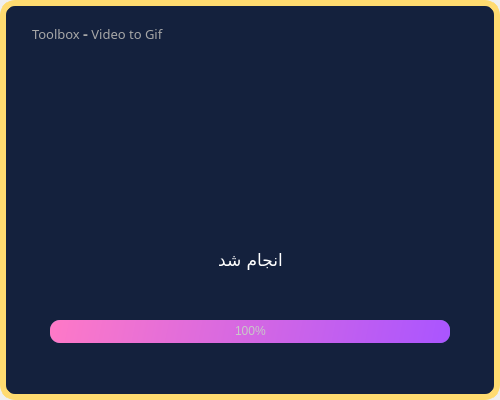
<?xml version="1.0" encoding="UTF-8"?>
<ui version="4.0">
 <class>RemoveBG</class>
 <widget class="QMainWindow" name="RemoveBG">
  <property name="geometry">
   <rect>
    <x>0</x>
    <y>0</y>
    <width>500</width>
    <height>400</height>
   </rect>
  </property>
  <property name="windowTitle">
   <string>MainWindow</string>
  </property>
  <property name="styleSheet">
   <string notr="true"/>
  </property>
  <widget class="QWidget" name="centralwidget">
   <widget class="QFrame" name="frame">
    <property name="geometry">
     <rect>
      <x>0</x>
      <y>0</y>
      <width>500</width>
      <height>400</height>
     </rect>
    </property>
    <property name="styleSheet">
     <string notr="true">QFrame{
	background-color:#14213d;
	border:6px solid #FFDB70;
border-radius:15px;
}
</string>
    </property>
    <property name="frameShape">
     <enum>QFrame::StyledPanel</enum>
    </property>
    <property name="frameShadow">
     <enum>QFrame::Raised</enum>
    </property>
    <widget class="QPushButton" name="convert_btn">
     <property name="enabled">
      <bool>true</bool>
     </property>
     <property name="geometry">
      <rect>
       <x>340</x>
       <y>180</y>
       <width>100</width>
       <height>50</height>
      </rect>
     </property>
     <property name="font">
      <font>
       <family>Gandom</family>
       <pointsize>10</pointsize>
      </font>
     </property>
     <property name="cursor">
      <cursorShape>PointingHandCursor</cursorShape>
     </property>
     <property name="styleSheet">
      <string notr="true">QPushButton{
border: 2px solid qlineargradient(spread:pad, x1:0.006, y1:0.585, x2:1, y2:0, stop:0.369318 rgba(246, 176, 66, 255), stop:1 rgba(249, 237, 78, 255));
border-radius:20px;
background-color:qlineargradient(spread:pad, x1:0.006, y1:0.585, x2:1, y2:0, stop:0.369318 rgba(246, 176, 66, 255), stop:1 rgba(249, 237, 78, 255));
color: black;   
}
QPushButton:disabled{
background-color: rgb(167, 167, 167);
border:none;
	color:#14213d;
}
</string>
     </property>
     <property name="text">
      <string>تبدیل به گیف</string>
     </property>
     <property name="checkable">
      <bool>true</bool>
     </property>
     <property name="checked">
      <bool>false</bool>
     </property>
    </widget>
    <widget class="QPushButton" name="selectfile_btn">
     <property name="enabled">
      <bool>true</bool>
     </property>
     <property name="geometry">
      <rect>
       <x>70</x>
       <y>180</y>
       <width>50</width>
       <height>50</height>
      </rect>
     </property>
     <property name="font">
      <font>
       <family>Gandom</family>
       <pointsize>13</pointsize>
      </font>
     </property>
     <property name="cursor">
      <cursorShape>PointingHandCursor</cursorShape>
     </property>
     <property name="styleSheet">
      <string notr="true">QPushButton{

border: 2px solid qlineargradient(spread:pad, x1:0.006, y1:0.585, x2:1, y2:0, stop:0.369318 rgba(246, 176, 66, 255), stop:1 rgba(249, 237, 78, 255));
border-radius:20px;
background-color:qlineargradient(spread:pad, x1:0.006, y1:0.585, x2:1, y2:0, stop:0.369318 rgba(246, 176, 66, 255), stop:1 rgba(249, 237, 78, 255));
color: black;   
}
QPushButton:disabled{
background-color: rgb(167, 167, 167);
border:none;
	color:#14213d;
}</string>
     </property>
     <property name="text">
      <string/>
     </property>
     <property name="icon">
      <iconset>
       <normaloff>../Images/chooseVideo.png</normaloff>../Images/chooseVideo.png</iconset>
     </property>
     <property name="iconSize">
      <size>
       <width>27</width>
       <height>27</height>
      </size>
     </property>
     <property name="checkable">
      <bool>true</bool>
     </property>
     <property name="checked">
      <bool>false</bool>
     </property>
    </widget>
    <widget class="QLabel" name="Title">
     <property name="geometry">
      <rect>
       <x>32</x>
       <y>18</y>
       <width>231</width>
       <height>31</height>
      </rect>
     </property>
     <property name="font">
      <font>
       <family>A Salamat</family>
       <pointsize>10</pointsize>
       <weight>50</weight>
       <bold>false</bold>
       <kerning>true</kerning>
      </font>
     </property>
     <property name="styleSheet">
      <string notr="true">
color: #a7a7a7;
border:none;</string>
     </property>
     <property name="text">
      <string>Toolbox &lt;span style=&quot; font-size:11pt; font-weight:600;&quot;&gt;-&lt;/span&gt; Video to Gif</string>
     </property>
     <property name="scaledContents">
      <bool>false</bool>
     </property>
    </widget>
    <widget class="QPushButton" name="ExitButton">
     <property name="geometry">
      <rect>
       <x>455</x>
       <y>20</y>
       <width>25</width>
       <height>25</height>
      </rect>
     </property>
     <property name="cursor">
      <cursorShape>PointingHandCursor</cursorShape>
     </property>
     <property name="styleSheet">
      <string notr="true"/>
     </property>
     <property name="text">
      <string/>
     </property>
     <property name="icon">
      <iconset>
       <normaloff>C:/Users/Fateme/Downloads/Icon awesome-power-off.png</normaloff>C:/Users/Fateme/Downloads/Icon awesome-power-off.png</iconset>
     </property>
     <property name="iconSize">
      <size>
       <width>20</width>
       <height>20</height>
      </size>
     </property>
     <property name="flat">
      <bool>true</bool>
     </property>
    </widget>
    <widget class="QLabel" name="label">
     <property name="geometry">
      <rect>
       <x>150</x>
       <y>160</y>
       <width>141</width>
       <height>35</height>
      </rect>
     </property>
     <property name="font">
      <font>
       <family>Gandom</family>
       <pointsize>10</pointsize>
      </font>
     </property>
     <property name="styleSheet">
      <string notr="true">border:none;
color: white;</string>
     </property>
     <property name="text">
      <string/>
     </property>
     <property name="alignment">
      <set>Qt::AlignCenter</set>
     </property>
     <property name="wordWrap">
      <bool>true</bool>
     </property>
    </widget>
    <widget class="QPushButton" name="pushButton">
     <property name="geometry">
      <rect>
       <x>290</x>
       <y>165</y>
       <width>20</width>
       <height>20</height>
      </rect>
     </property>
     <property name="text">
      <string/>
     </property>
     <property name="icon">
      <iconset>
       <normaloff>C:/Users/Fateme/Downloads/multiplication-icon-1(1).png</normaloff>C:/Users/Fateme/Downloads/multiplication-icon-1(1).png</iconset>
     </property>
     <property name="iconSize">
      <size>
       <width>25</width>
       <height>25</height>
      </size>
     </property>
     <property name="flat">
      <bool>true</bool>
     </property>
    </widget>
    <widget class="QLabel" name="label_2">
     <property name="geometry">
      <rect>
       <x>158</x>
       <y>195</y>
       <width>135</width>
       <height>36</height>
      </rect>
     </property>
     <property name="styleSheet">
      <string notr="true">border:none;</string>
     </property>
     <property name="text">
      <string/>
     </property>
     <property name="pixmap">
      <pixmap>C:/Users/Fateme/Downloads/giphy (2)(1).gif</pixmap>
     </property>
     <property name="scaledContents">
      <bool>true</bool>
     </property>
    </widget>
    <zorder>convert_btn</zorder>
    <zorder>selectfile_btn</zorder>
    <zorder>Title</zorder>
    <zorder>ExitButton</zorder>
    <zorder>label_2</zorder>
    <zorder>label</zorder>
    <zorder>pushButton</zorder>
   </widget>
   <widget class="QFrame" name="frame_2">
    <property name="geometry">
     <rect>
      <x>20</x>
      <y>80</y>
      <width>461</width>
      <height>291</height>
     </rect>
    </property>
    <property name="styleSheet">
     <string notr="true">border:none;
background-color: rgb(20, 33, 61);</string>
    </property>
    <property name="frameShape">
     <enum>QFrame::StyledPanel</enum>
    </property>
    <property name="frameShadow">
     <enum>QFrame::Raised</enum>
    </property>
    <widget class="QProgressBar" name="progressBar">
     <property name="geometry">
      <rect>
       <x>30</x>
       <y>240</y>
       <width>400</width>
       <height>23</height>
      </rect>
     </property>
     <property name="font">
      <font>
       <stylestrategy>PreferDefault</stylestrategy>
      </font>
     </property>
     <property name="styleSheet">
      <string notr="true">QProgressBar {
	
	background-color: rgb(98, 114, 164);
	color: rgb(200, 200, 200);
	border-style: none;
	border-radius: 10px;
	text-align: center;
}
QProgressBar::chunk{
	border-radius: 10px;
	background-color: qlineargradient(spread:pad, x1:0, y1:0.511364, x2:1, y2:0.523, stop:0 rgba(254, 121, 199, 255), stop:1 rgba(170, 85, 255, 255));
}</string>
     </property>
     <property name="value">
      <number>100</number>
     </property>
     <property name="orientation">
      <enum>Qt::Horizontal</enum>
     </property>
     <property name="textDirection">
      <enum>QProgressBar::TopToBottom</enum>
     </property>
    </widget>
    <widget class="QLabel" name="label_3">
     <property name="geometry">
      <rect>
       <x>-8</x>
       <y>-100</y>
       <width>455</width>
       <height>350</height>
      </rect>
     </property>
     <property name="styleSheet">
      <string notr="true">background-color: rgb(20, 33, 61);</string>
     </property>
     <property name="text">
      <string/>
     </property>
     <property name="scaledContents">
      <bool>true</bool>
     </property>
    </widget>
    <widget class="QLabel" name="label_4">
     <property name="geometry">
      <rect>
       <x>185</x>
       <y>170</y>
       <width>91</width>
       <height>21</height>
      </rect>
     </property>
     <property name="font">
      <font>
       <family>Gandom</family>
       <pointsize>13</pointsize>
      </font>
     </property>
     <property name="styleSheet">
      <string notr="true">color: rgb(255, 255, 255);</string>
     </property>
     <property name="text">
      <string>انجام شد</string>
     </property>
     <property name="alignment">
      <set>Qt::AlignCenter</set>
     </property>
    </widget>
    <zorder>label_3</zorder>
    <zorder>label_4</zorder>
    <zorder>progressBar</zorder>
   </widget>
  </widget>
 </widget>
 <resources/>
 <connections/>
</ui>
